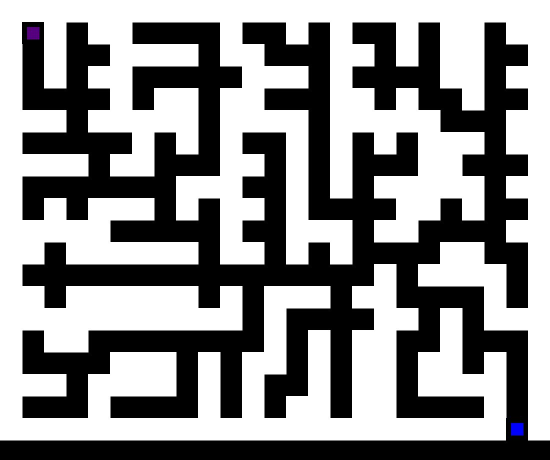
#> input picture maze.jpg, 1100 x 920 px (shown at 1/2 size)
$ python maze_reader.py
#> lines starting #> are read from the running program, lines starting #| are printed output that depends on the picture; after the words box and inside, x2 and y2 are one past the last pixel; in counts of white or black regions, pixels touching at a corner belong together
import matplotlib.pylab as plt
from skimage.morphology import skeletonize
import numpy as np
import cv2

# Load image
im = cv2.imread('maze.jpg')
#> im is the input picture: shape (920, 1100, 3); mean B, G, R 142.8, 142.6, 142.7

# Define the colour we want to find - remember OpenCV uses BGR ordering
blue = [254,0,0]
# green = [0,255,0]
# red = [0,0,255]
purple = [125,0,86]

# Get X and Y coordinates of all x(color) pixels
YB, XB = np.where(np.all(im==blue,axis=2))
#> YB = 253 values from 849 to 864; XB = 253 values, max 1040 at index 15, min 1025 at index 0, mean 1032.4
#formerly green, changed to purple, too lazy to change variables
YG, XG = np.where(np.all(im==purple,axis=2))
#> YG = [56, 60, 63, 64, 65, 67, 67, 70, 71]; XG = [64, 63, 60, 56, 64, 65, 73, 64, 64]
# [5 lines of commented-out code are left out]

midBX = (len(XB) )//2
#> midBX = 126
finishX = (XB[midBX])
#> finishX = 1039
midBY = (len(YB) )//2
#> midBY = 126
finishY = (YB[midBY])
#> finishY = 856

midGX = (len(XG) )//2
#> midGX = 4
startX = (XG[midGX])
#> startX = 64
midGY = (len(YG) )//2
#> midGY = 4
startY = (YG[midGY])
#> startY = 65

# print(startX, startY)
# print(finishX, finishY)

originalImage = cv2.imread('maze.jpg')
grayImage = cv2.cvtColor(originalImage, cv2.COLOR_BGR2GRAY)

(thresh, blackAndWhiteImage) = cv2.threshold(grayImage, 127, 255, cv2.THRESH_BINARY)
#> blackAndWhiteImage: shape (920, 1100); 55.9% white; 1 black region, box (x1, y1, x2, y2) and area: (0, 44, 1100, 920) 446028

# [5 lines of commented-out code are left out]
cv2.imwrite('maze-1.jpg', blackAndWhiteImage)

img_name = 'maze-1.jpg'
rgb_img = plt.imread(img_name)
#> rgb_img: shape (920, 1100); min 0, max 255, mean 142.6

# plt.figure(figsize=(14,14))
plt.imshow(rgb_img)

# plt.figure(figsize=(14,14))
plt.imshow(rgb_img)

x0,y0 = startX, startY #start x,y point
#> x0 = 64; y0 = 65
x1,y1 = finishX, finishY #finish x,y point
#> x1 = 1039; y1 = 856

plt.plot(x0,y0, 'gx', markersize = 7)
plt.plot(x1,y1, 'rx', markersize = 7)
# #plt.show()

if rgb_img.shape.__len__()>2:
    thr_img = rgb_img[:,:,0] > np.max(rgb_img[:,:,0])/2
else:
    thr_img = rgb_img > np.max(rgb_img)/2
skeleton = skeletonize(thr_img)
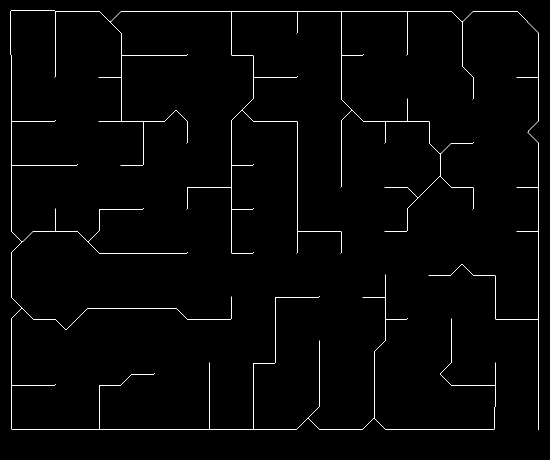
#> skeleton: shape (920, 1100) bool (shown at 1/2 size); 1.1% white in thin lines or dots, all inside (x1, y1, x2, y2) = (21, 21, 1078, 860)
# plt.figure(figsize=(14,14))
plt.imshow(skeleton)
#map of routes.
mapT = ~skeleton
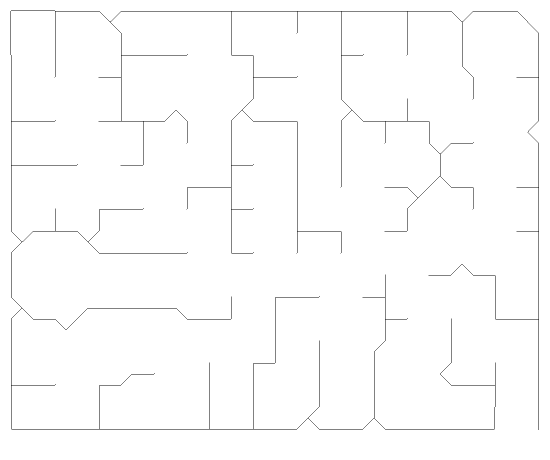
#> mapT: shape (920, 1100) bool (shown at 1/2 size); 98.9% white; black in thin lines or dots, all inside (x1, y1, x2, y2) = (21, 21, 1078, 860)
plt.imshow(mapT)
plt.plot(x0,x0, 'gx', markersize=7)
plt.plot(x1,y1, 'rx', markersize=7)

_mapt = np.copy(mapT)

#searching for our end point and connect to the path.
boxr = 50

#Just a little safety check, if the points are too near the edge, it will error.
if y1 < boxr: y1 = boxr
if x1 < boxr: x1 = boxr

cpys, cpxs = np.where(_mapt[y1-boxr:y1+boxr, x1-boxr:x1+boxr]==0)
#> cpys = 106 values from 0 to 53; cpxs = 106 values, max 88 at index 1, min 0 at index 16, mean 44.9
#calibrate points to main scale.
cpys += y1-boxr
#> cpys = 106 values from 806 to 859
cpxs += x1-boxr
#> cpxs = 106 values, max 1077 at index 1, min 989 at index 16, mean 1033.9
#find clooset point of possible path end points
idx = np.argmin(np.sqrt((cpys-y1)**2 + (cpxs-x1)**2))
#> idx = 105
y, x = cpys[idx], cpxs[idx]
#> y = 859; x = 1076

pts_x = [x]
#> pts_x = [1076]
pts_y = [y]
#> pts_y = [859]
pts_c = [0]

#mesh of displacements.
xmesh, ymesh = np.meshgrid(np.arange(-1,2),np.arange(-1,2))
ymesh = ymesh.reshape(-1)
xmesh = xmesh.reshape(-1)

dst = np.zeros((thr_img.shape))

#Breath first algorithm exploring a tree
while(True):
    #update distance.
    idc = np.argmin(pts_c)
    ct = pts_c.pop(idc)
    x = pts_x.pop(idc)
    y = pts_y.pop(idc)
    #Search 3x3 neighbourhood for possible
    ys,xs = np.where(_mapt[y-1:y+2,x-1:x+2] == 0)
    #Invalidate these point from future searchers.
    _mapt[ys+y-1, xs+x-1] = ct
    _mapt[y,x] = 9999999
    #set the distance in the distance image.
    dst[ys+y-1,xs+x-1] = ct+1
    #extend our list.s
    pts_x.extend(xs+x-1)
    pts_y.extend(ys+y-1)
    pts_c.extend([ct+1]*xs.shape[0])
    #If we run of points.
    if pts_x == []:
        break
    if np.sqrt((x-x0)**2 + (y-y0)**2) <boxr:
        edx = x
        edy = y
        break
#> this loop made 4513 passes
#> (x, y, ys, xs) on passes 1, 2, 4: (1076, 859, [0, 1], [2, 1]), (1077, 858, [0, 1], [1, 1]), (1077, 857, [0], [1])
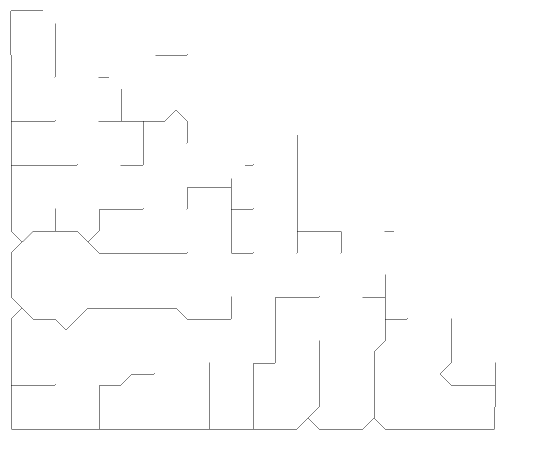
#> _mapt: shape (920, 1100) bool (shown at 1/2 size); 99.4% white; black in thin lines or dots, all inside (x1, y1, x2, y2) = (21, 21, 992, 859)
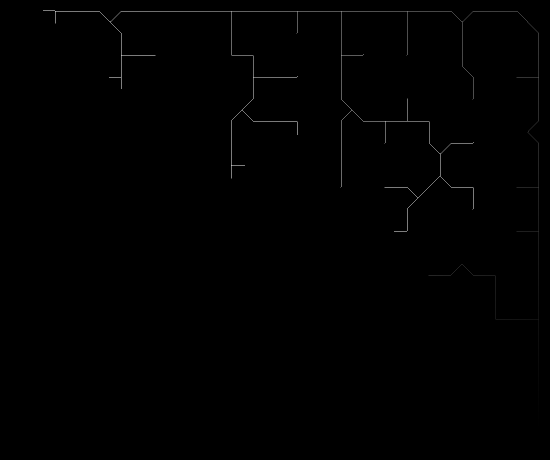
#> dst: shape (920, 1100) float64 (shown at 1/2 size); min 0, max 1785, mean 5.2; drawn with min black and max white
#> after the loop, pts_c = [1784, 1784, 1784, 1784, 1784, 1784, 1784, 1784, 1785]; pts_x = [110, 218, 242, 310, 462, 489, 594, 788, 86]; pts_y = [46, 154, 177, 110, 356, 330, 269, 462, 21]
# plt.figure(figsize=(14,14))
plt.imshow(dst)

path_x = []
path_y = []

y = edy
x = edx
#Traces best path
while(True):
    nbh = dst[y-1:y+2,x-1:x+2]
#> nbh = [[0, 0, 0], [1785, 1784, 1783], [0, 0, 0]]
    nbh[1,1] = 9999999
    nbh[nbh==0] = 9999999
    #If we reach a deadend
    if np.min(nbh) == 9999999:
        break
    idx = np.argmin(nbh)
#> idx = 5
    #find direction
    y += ymesh[idx]
#> y = 21
    x += xmesh[idx]
#> x = 88

    if np.sqrt((x-x1)**2 + (y-y1)**2) < boxr:
        print('Optimum route found.')
        break
    path_y.append(y)
    path_x.append(x)

    plt.figure(figsize=(14,14))
    plt.imshow(rgb_img)
    plt.plot(path_x,path_y, 'r-', linewidth=5)
plt.show()

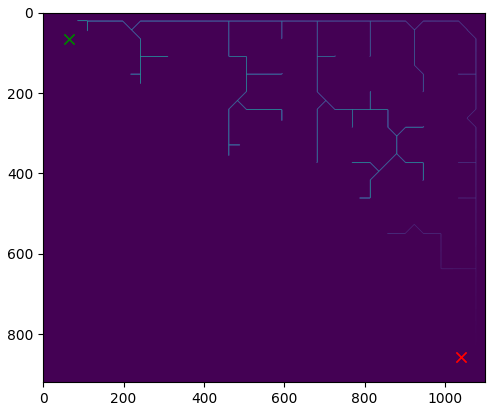
#> figure drawn by matplotlib, 1 panel
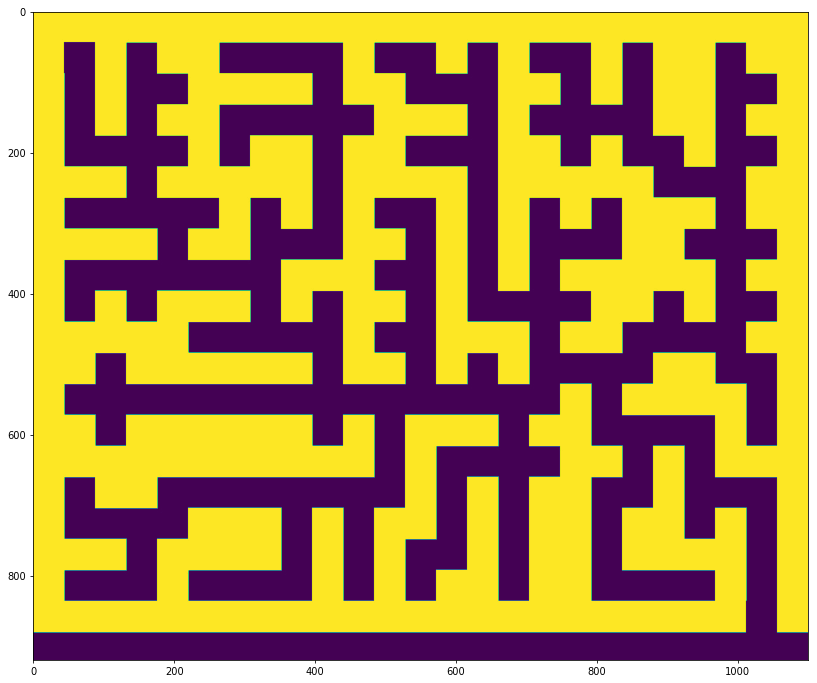
#> figure drawn by matplotlib, 1 panel
